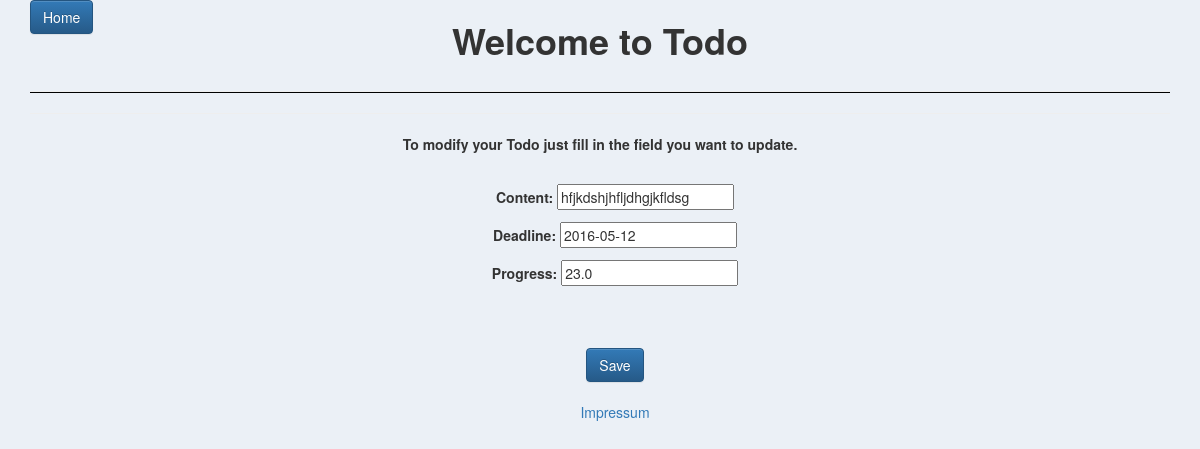
The page /todo/7/ on the database its author committed.
### todo/models.py (models this page shows, shortened)
class Todo(models.Model):
	content = models.CharField(max_length=160)
	deadline = models.DateField(default=timezone.now)
	progress = models.FloatField()

### todo/views.py (the view)
# urls.py: url(r'^todo/(?P<pk>\d+)/$', views.todo_edit, name='todo_edit'),
def todo_edit(request, pk):
    todo = get_object_or_404(Todo, pk=pk)
    if request.method == "POST":
        form = TodoForm(request.POST, instance=todo)
        if form.is_valid():
            form.save()
            return redirect('todo_list')
    else:
        form = TodoForm(instance=todo)
    return render(request, 'todo/todo_edit.html', {'form': form})

### todo/forms.py
class TodoForm(forms.ModelForm):
    class Meta:
        model = Todo
        deadline = forms.DateField(input_formats=['%d.%m.%Y', '%Y-%m-%d'])
        fields = ['content', 'deadline', 'progress']

### todo/templates/todo/todo_edit.html
{% extends 'todo/base.html' %}
{% block content %}
			<p class="text-center"><b>To modify your Todo just fill in the field you want to update.</b><br><br></p>
			<div class="container">
			<form method="POST" class="text-center">{% csrf_token %}
                    {{ form.as_p }}
                    <div class="col-xs-12" style="height:50px;"></div>
                    <div class="row">
                        <button type="submit" class="btn btn-primary btn">Save</button>
                        <p class="text-center" style="height:25px">
                            <a href="{% url 'todo_impr' %}"><br>Impressum</a>
                        </p>
                    </div>
			</form>
			</div>
{% endblock %}

### rows shown on the page
Todo: content "hfjkdshjhfljdhgjkfldsg", deadline "2016-05-12", progress "23.0"
